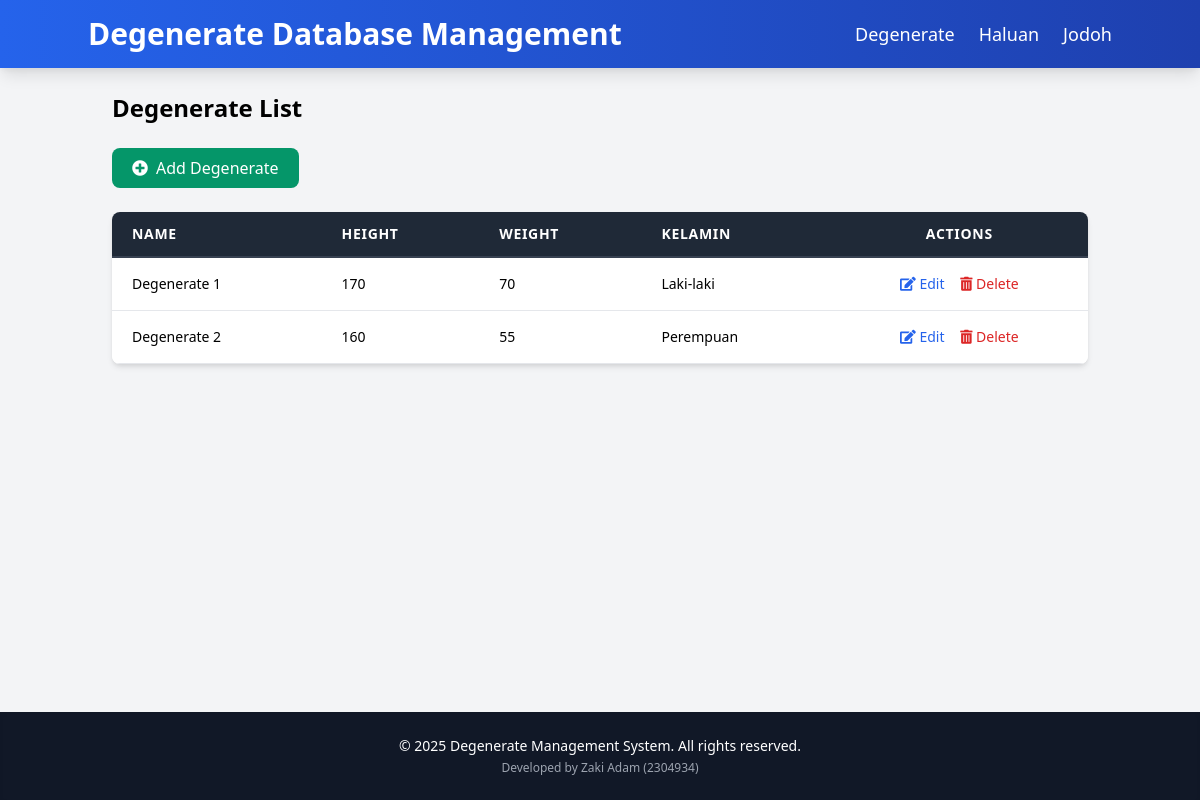
The page / on the database its author committed.
### tables this page shows
CREATE TABLE degenerate (
    id INT AUTO_INCREMENT PRIMARY KEY,
    name VARCHAR(100) NOT NULL,
    height INT NOT NULL,   
    weight INT NOT NULL,   
    kelamin ENUM('Laki-laki', 'Perempuan') NOT NULL   
);

### model/Degenerate.php (called while the page is built, shortened)
<?php
require_once 'config/Database.php';
class Dege
{
    private $conn;
    private $table = 'degenerate';
    public function __construct()
    {
        $database = new Database();
        $this->conn = $database->getConnection();
    }
    public function getAll()
    {
        $query = "SELECT * FROM " . $this->table;
        $stmt = $this->conn->prepare($query);
        $stmt->execute();
        return $stmt->fetchAll(PDO::FETCH_ASSOC);
    }
}

### config/Database.php (called while the page is built, shortened)
<?php
class Database
{
    private $host = "localhost";
    private $username = "root";
    private $password = "";
    private $database = "db_jodoh";
    public function getConnection()
    {
        $this->conn = null;
        try {
            $this->conn = new PDO("mysql:host=" . $this->host . ";dbname=" . $this->database, $this->username, $this->password);
            $this->conn->setAttribute(PDO::ATTR_ERRMODE, PDO::ERRMODE_EXCEPTION);
        } catch (PDOException $e) {
            echo "Connection error: " . $e->getMessage();
        }
        return $this->conn;
    }
}

### viewmodel/DegenerateViewModel.php (called while the page is built, shortened)
<?php
require_once 'model/Degenerate.php';
class DegenerateViewModel
{
    private $degenerate;
    public function __construct()
    {
        $this->degenerate = new Dege();
    }
    public function getDegenerateList()
    {
        return $this->degenerate->getAll();
    }
}

### views/degenerate_list.php (the view, shortened to what this page needs)
<?php
require_once 'views/template/header.php';
?>
<h2 class="text-2xl font-semibold mb-6">Degenerate List</h2>
<a href="index.php?entity=degenerate&action=add" class="bg-green-600 hover:bg-green-700 text-white px-5 py-2 rounded-lg mb-6 inline-flex items-center transition duration-300 transform hover:scale-105">
    <i class="fas fa-plus-circle mr-2"></i> Add Degenerate
</a>
<div class="bg-white shadow-md rounded-lg overflow-hidden">
    <table class="min-w-full leading-normal">
        <thead>
            <tr class="bg-gray-800 text-white">
                <th class="px-5 py-3 border-b-2 border-gray-700 text-left text-sm uppercase font-semibold tracking-wider">Name</th>
                <th class="px-5 py-3 border-b-2 border-gray-700 text-left text-sm uppercase font-semibold tracking-wider">Height</th>
                <th class="px-5 py-3 border-b-2 border-gray-700 text-left text-sm uppercase font-semibold tracking-wider">Weight</th>
                <th class="px-5 py-3 border-b-2 border-gray-700 text-left text-sm uppercase font-semibold tracking-wider">Kelamin</th>
                <th class="px-5 py-3 border-b-2 border-gray-700 text-center text-sm uppercase font-semibold tracking-wider">Actions</th>
            </tr>
        </thead>
        <tbody>
            <?php if (!empty($degenerateList)): ?>
                <?php foreach ($degenerateList as $dege): ?>
                    <tr class="hover:bg-gray-50 transition duration-150 ease-in-out">
                        <td class="px-5 py-4 border-b border-gray-200 bg-white text-sm"><?php echo htmlspecialchars($dege['name']); ?></td>
                        <td class="px-5 py-4 border-b border-gray-200 bg-white text-sm"><?php echo htmlspecialchars($dege['height']); ?></td>
                        <td class="px-5 py-4 border-b border-gray-200 bg-white text-sm"><?php echo htmlspecialchars($dege['weight']); ?></td>
                        <td class="px-5 py-4 border-b border-gray-200 bg-white text-sm"><?php echo htmlspecialchars($dege['kelamin']); ?></td>
                        <td class="px-5 py-4 border-b border-gray-200 bg-white text-sm text-center">
                            <a href="index.php?entity=degenerate&action=edit&id=<?php echo $dege['id']; ?>" class="text-blue-600 hover:text-blue-900 mr-3 transition duration-300">
                                <i class="fas fa-edit"></i> Edit
                            </a>
                            <a href="index.php?entity=degenerate&action=delete&id=<?php echo $dege['id']; ?>" class="text-red-600 hover:text-red-900 transition duration-300" onclick="return confirm('Are you sure you want to delete this record?');">
                                <i class="fas fa-trash-alt"></i> Delete
                            </a>
                        </td>
                    </tr>
                <?php endforeach; ?>
            <?php else: ?>
                <tr>
                    <td colspan="5" class="px-5 py-4 border-b border-gray-200 bg-white text-sm text-center">No records found.</td>
                </tr>
            <?php endif; ?>
        </tbody>
    </table>
</div>
<?php
require_once 'views/template/footer.php';
?>

### index.php (shortened to what this page needs)
<?php
require_once 'viewmodel/DegenerateViewModel.php';
$entity = isset($_GET['entity']) ? $_GET['entity'] : 'degenerate';
$action = isset($_GET['action']) ? $_GET['action'] : 'list';
if ($entity == 'degenerate') {
    $viewModel = new DegenerateViewModel();
    if ($action == 'list') {
        $degenerateList = $viewModel->getDegenerateList();
        require_once 'views/degenerate_list.php';
    } elseif ($action == 'add') {
        require_once 'views/degenerate_form.php';
    } elseif ($action == 'edit') {
        $degenerate = $viewModel->getDegenerateById($_GET['id']);
        require_once 'views/degenerate_form.php';
    } elseif ($action == 'save') {
        $viewModel->addDegenerate($_POST['name'], $_POST['height'], $_POST['weight'], $_POST['kelamin']);
        header('Location: index.php?entity=degenerate&message_type=success&message_text=' . urlencode('Degenerate added successfully!'));
        exit();
    } elseif ($action == 'update') {
        $viewModel->updateDegenerate($_GET['id'], $_POST['name'], $_POST['height'], $_POST['weight'], $_POST['kelamin']);
        header('Location: index.php?entity=degenerate&message_type=success&message_text=' . urlencode('Degenerate updated successfully!'));
        exit();
    }
} else if ($entity == 'haluan') {
    $viewModel = new HaluanViewModel();
    if ($action == 'list') {
        $haluanList = $viewModel->getHaluanList();
        require_once 'views/haluan_list.php';
    } elseif ($action == 'add') {
        require_once 'views/haluan_form.php';
    } elseif ($action == 'edit') {
        $haluan = $viewModel->getHaluanById($_GET['id']);
        require_once 'views/haluan_form.php';
    } elseif ($action == 'save') {
        $viewModel->addHaluan($_POST['name'], $_POST['asal'], $_POST['kelamin'], $_POST['stereotipe']);
        header('Location: index.php?entity=haluan&message_type=success&message_text=' . urlencode('Haluan added successfully!'));
        exit();
    } elseif ($action == 'update') {
        $viewModel->updateHaluan($_GET['id'], $_POST['name'], $_POST['asal'], $_POST['kelamin'], $_POST['stereotipe']);
        header('Location: index.php?entity=haluan&message_type=success&message_text=' . urlencode('Haluan updated successfully!'));
        exit();
    } elseif ($action == 'delete') {
        $result = $viewModel->deleteHaluan($_GET['id']);
        if ($result === true) {
            header('Location: index.php?entity=haluan&message_type=success&message_text=' . urlencode('Haluan deleted successfully!'));
        } else {
            header('Location: index.php?entity=haluan&message_type=error&message_text=' . urlencode($result));
        }
        exit();
    }
} else if ($entity == 'jodoh') {
    $viewModel = new JodohViewModel();
    if ($action == 'list') {
        $jodohList = $viewModel->getJodohList();
        require_once 'views/jodoh_list.php';
    } elseif ($action == 'add') {
        $degenerates = $viewModel->getDegenerates();
        $haluans = $viewModel->getHaluans();
        require_once 'views/jodoh_form.php';
    } elseif ($action == 'edit') {
        $jodoh = $viewModel->getJodohById($_GET['id']);
        $degenerates = $viewModel->getDegenerates();
        $haluans = $viewModel->getHaluans();
        require_once 'views/jodoh_form.php';
    } elseif ($action == 'save') {
        $viewModel->addJodoh($_POST['degenerate_id'], $_POST['haluan_id']);
        header('Location: index.php?entity=jodoh&message_type=success&message_text=' . urlencode('Jodoh added successfully!'));
        exit();
    } elseif ($action == 'update') {
        $viewModel->updateJodoh($_GET['id'], $_POST['degenerate_id'], $_POST['haluan_id']);
        header('Location: index.php?entity=jodoh&message_type=success&message_text=' . urlencode('Jodoh updated successfully!'));
        exit();
    } elseif ($action == 'delete') {
        $viewModel->deleteJodoh($_GET['id']);
        header('Location: index.php?entity=jodoh&message_type=success&message_text=' . urlencode('Jodoh deleted successfully!'));
        exit();
    }
}

### views/template/header.php (shortened to what this page needs)
<!DOCTYPE html>
<html>
<head>
    <link href="https://cdn.jsdelivr.net/npm/tailwindcss@^2.0/dist/tailwind.min.css" rel="stylesheet">
    <link rel="stylesheet" href="https://cdnjs.cloudflare.com/ajax/libs/font-awesome/5.15.3/css/all.min.css">
</head>
<body class="bg-gray-100 min-h-screen flex flex-col">
    <nav class="bg-gradient-to-r from-blue-600 to-blue-800 p-4 text-white shadow-lg">
        <div class="container mx-auto flex justify-between items-center">
            <h1 class="text-3xl font-bold">
                <a href="index.php" class="hover:text-blue-200 transition duration-300">Degenerate Database Management</a>
            </h1>
            <ul class="flex space-x-6 text-lg">
                <li><a href="index.php?entity=degenerate" class="hover:text-blue-200 hover:underline transition duration-300">Degenerate</a></li>
                <li><a href="index.php?entity=haluan" class="hover:text-blue-200 hover:underline transition duration-300">Haluan</a></li>
                <li><a href="index.php?entity=jodoh" class="hover:text-blue-200 hover:underline transition duration-300">Jodoh</a></li>
            </ul>
        </div>
    </nav>
    <div class="container mx-auto p-6 flex-grow">

### views/template/footer.php
</div>
<footer class="bg-gray-900 text-white p-6 text-center mt-8 shadow-inner">
    <p class="text-sm">&copy; <?php echo date('Y'); ?> Degenerate Management System. All rights reserved.</p>
    <p class="text-xs text-gray-400 mt-1">Developed by Zaki Adam (2304934)</p>
</footer>
</body>
</html>

### rows shown on the page
degenerate: name "Degenerate 1", height "170", weight "70", kelamin "Laki-laki"
degenerate: name "Degenerate 2", height "160", weight "55", kelamin "Perempuan"
